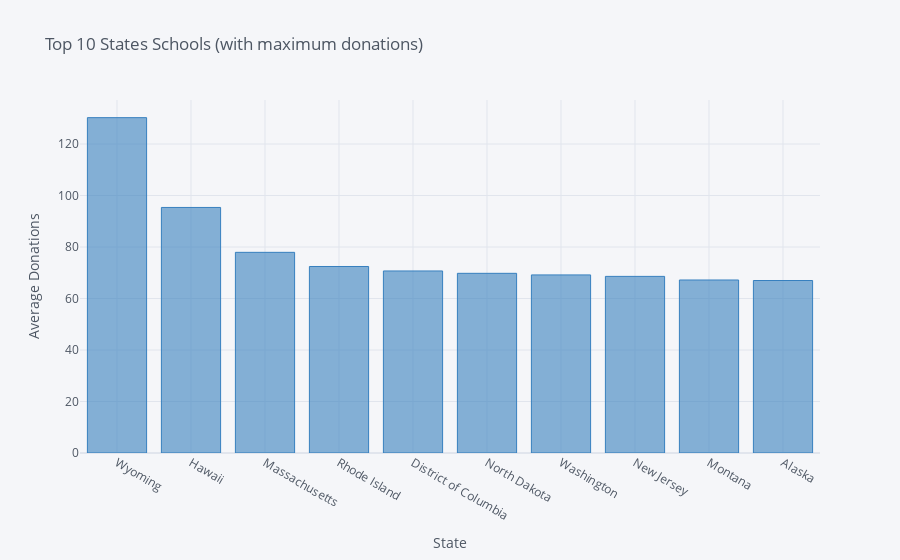

Write notebook code for a chart like this one.
### Code cell
a1.iplot(kind="bar",xTitle="State",yTitle="Average Donations",title="Top 10 States Schools (with maximum donations)",color="blue")

### Figure 1 — Plotly figure (JSON) as saved in the notebook; plotly's stock layout.template omitted (floating-point values rounded to 4 significant figures)
{"data": [{"marker": {"color": "rgba(55, 128, 191, 0.6)", "line": {"color": "rgba(55, 128, 191, 1.0)", "width": 1}}, "name": "Donation Amount", "orientation": "v", "text": "", "type": "bar", "x": ["Wyoming", "Hawaii", "Massachusetts", "Rhode Island", "District of Columbia", "North Dakota", "Washington", "New Jersey", "Montana", "Alaska"], "y": [130.2, 95.36, 77.93, 72.43, 70.69, 69.78, 69.16, 68.59, 67.19, 66.99]}], "layout": {"legend": {"bgcolor": "#F5F6F9", "font": {"color": "#4D5663"}}, "paper_bgcolor": "#F5F6F9", "plot_bgcolor": "#F5F6F9", "title": {"font": {"color": "#4D5663"}, "text": "Top 10 States Schools (with maximum donations)"}, "xaxis": {"gridcolor": "#E1E5ED", "showgrid": true, "tickfont": {"color": "#4D5663"}, "title": {"font": {"color": "#4D5663"}, "text": "State"}, "zerolinecolor": "#E1E5ED"}, "yaxis": {"gridcolor": "#E1E5ED", "showgrid": true, "tickfont": {"color": "#4D5663"}, "title": {"font": {"color": "#4D5663"}, "text": "Average Donations"}, "zerolinecolor": "#E1E5ED"}}}
